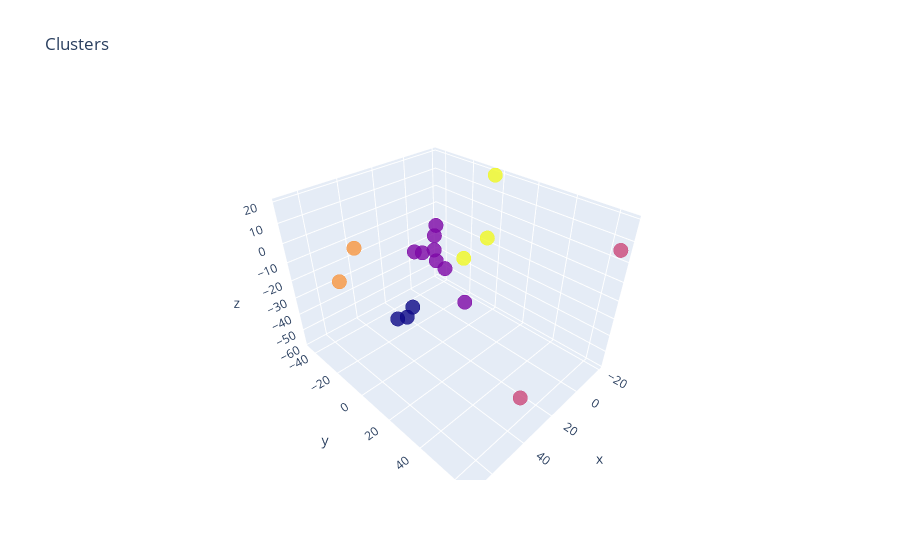

Notebook cell for this chart:
### Code cell
df2['labels'] = labels

trace = go.Scatter3d(
                    x = df2['x'],
                    y = df2['y'],
                    z = df2['z'],
                    mode = 'markers',
                    marker=dict(color=df2['labels'], size = 5, line=dict(color=df2['labels'], width=12),
                    opacity=0.8)
                    )
data = [trace]
layout = go.Layout(
                    title='Clusters',
                    scene= dict(
                                xaxis = dict(title = 'x'),
                                yaxis = dict(title = "y"),
                                zaxis = dict(title='z'))
                                )
fig = go.Figure(data=data, layout=layout)
py.offline.iplot(fig)
plt.show()

### Figure 1 — Plotly figure (JSON) as saved in the notebook; plotly's stock layout.template omitted (floating-point values rounded to 4 significant figures)
{"data": [{"marker": {"color": [4, 4, 4, 1, 0, 0, 3, 3, 0, 2, 2, 1, 1, 1, 1, 1, 1, 1], "line": {"color": [4, 4, 4, 1, 0, 0, 3, 3, 0, 2, 2, 1, 1, 1, 1, 1, 1, 1], "width": 12}, "opacity": 0.8, "size": 5}, "mode": "markers", "type": "scatter3d", "x": [-19.44, 6.021, 11.44, -11.21, 22.54, 28.29, 69.03, 43.14, 37.93, 37.24, -19.27, 4.119, -6.212, -13.23, -15.85, -0.924, -0.798, -9.073], "y": [-3.467, 14.84, 5.748, -13.9, -20.2, -18.21, -8.642, -36.57, -13.6, 62.27, 65.07, -14.37, -32.01, -41.19, -43.54, -44.64, -37.54, -34.8], "z": [18.97, 1.779, -10.39, -58.25, -46.99, -49.44, -2.797, -9.293, -42.54, -40.22, 5.723, -28.47, -35.86, -35.41, -27.85, -33.03, -30.63, -15.47]}], "layout": {"scene": {"xaxis": {"title": {"text": "x"}}, "yaxis": {"title": {"text": "y"}}, "zaxis": {"title": {"text": "z"}}}, "title": {"text": "Clusters"}}}
